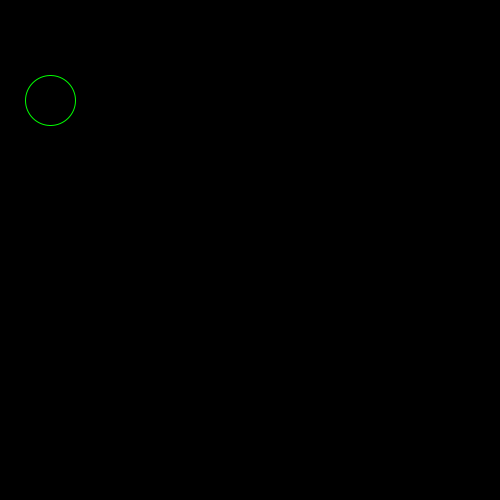
Frame 1 (no input)
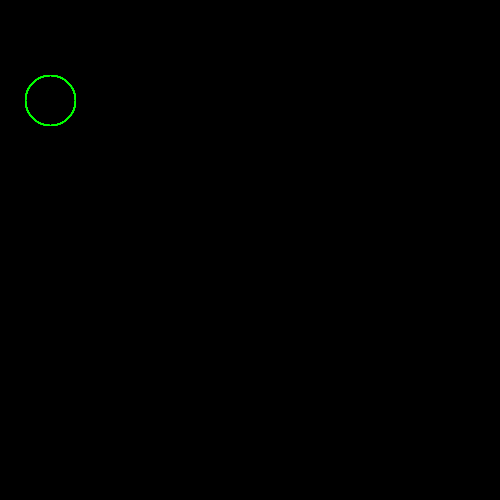
Frame 60 (the mouse pressed at the canvas centre just before this capture)
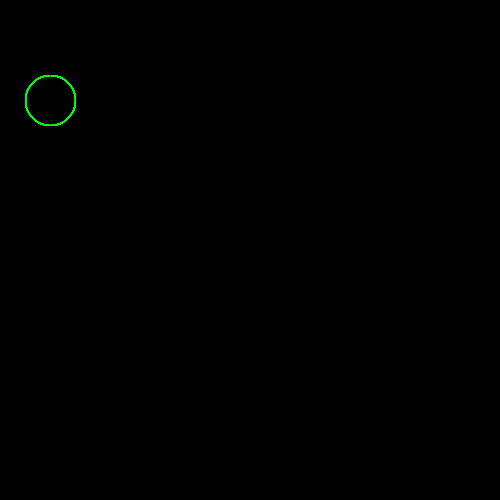
Frame 120 (the mouse held since frame 60 and released just before this capture)

The Processing sketch that drew these frames (run headless with seeded random() and noise(); from frame 60 on, the mouse is pressed at the canvas centre):

// Processing sketch: ClassObjectExample
// ── ClassObjectExample.pde

Dot d; //initialise class

void setup() {
  size(500, 500);
  background(0);
  
  //create a new instance of the object
  d = new Dot(50,100,50); //put numbers in for the x,y,r fields
  
  //try create a second instance?
  
}

void draw() {
  
   d.display(); //display it.
}

class Dot {
  //field(varibales) in class
  //try add another field? 
  int x, y, r;

  //constructor 
  Dot(int _x, int _y, int _r) {
    x=_x;
    y=_y;
    r=_r;
  }

  //methods (functions)
  //show the info with a shape
  void display() {
    strokeWeight(1);
    stroke(0, 255, 0);
    noFill();
    ellipse(x, y, r, r);
  }
}//close of class 
